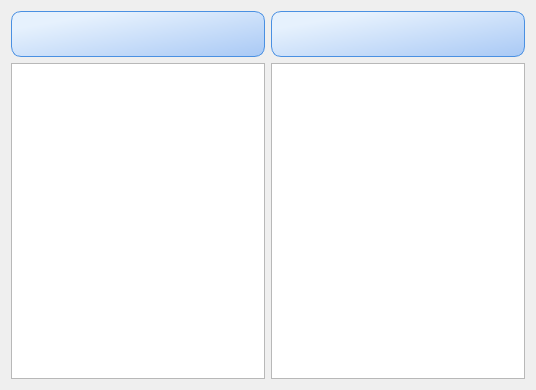
<?xml version="1.0" encoding="UTF-8"?>
<ui version="4.0">
 <class>DisplayStatus</class>
 <widget class="QWidget" name="DisplayStatus">
  <property name="geometry">
   <rect>
    <x>0</x>
    <y>0</y>
    <width>536</width>
    <height>390</height>
   </rect>
  </property>
  <property name="windowTitle">
   <string>当前的任务状态</string>
  </property>
  <layout class="QVBoxLayout" name="verticalLayout">
   <item>
    <layout class="QHBoxLayout" name="horizontalLayout_3">
     <item>
      <widget class="QLabel" name="label_date">
       <property name="minimumSize">
        <size>
         <width>186</width>
         <height>46</height>
        </size>
       </property>
       <property name="styleSheet">
        <string notr="true">QLabel {
    /* 基础样式 */
    font-family: &quot;Segoe UI&quot;, &quot;Helvetica&quot;, sans-serif;
    font-size: 16px;
    font-weight: bold; /* 设置字体加粗 */
    color: #4a90e2; /* 主文本颜色 - 清新的蓝色 */
    padding: 12px;
    border-radius: 10px;
    background: qlineargradient(x1:0, y1:0, x2:1, y2:1, stop:0.2 #e6f1fd, stop:1 #a9c9f5); /* 清新的蓝色渐变背景 */
    border: 1px solid #4a90e2; /* 蓝色边框 */
    text-align: center;
    min-width: 160px;
    min-height: 20px;
}

/* 鼠标悬停效果 */
QLabel:hover {
    background: qlineargradient(x1:0, y1:0, x2:1, y2:1, stop:0.2 #d2e8fb, stop:1 #82aef2); /* 悬停时的渐变 */
    color: #1a7bb9; /* 悬停时文本颜色更深 */
    border: 1px solid #1a7bb9; /* 悬停时边框颜色更深 */
}

/* 点击时的效果 */
QLabel:pressed {
    background-color: #c3dafb; /* 按下时背景更浅 */
    color: #1a7bb9; /* 按下时文本颜色深 */
    border-color: #1a7bb9; /* 按下时边框深色 */
}

/* 禁用状态 */
QLabel:disabled {
    color: #b0c4de; /* 禁用状态的文本颜色 */
    background-color: #f0f4f8; /* 禁用状态的背景色 */
    border: 1px solid #d1dbe6; /* 禁用状态的边框 */
}

/* 聚焦效果 */
QLabel:focus {
    border: 2px solid #0078d4; /* 聚焦时边框颜色变为深蓝色 */
}

/* 如果 QLabel 设置了图片背景 */
QLabel[hasImage=&quot;true&quot;] {
    background: url(:/images/blue_bg.png) no-repeat center center;
    background-size: cover;
    color: #ffffff; /* 背景图片时，文本颜色为白色 */
    padding: 0;
}

/* 自定义标签图标 */
QLabel[icon]:not([hasImage=&quot;true&quot;]) {
    padding-left: 35px;
    background: transparent;
}

QLabel[icon]:not([hasImage=&quot;true&quot;])::before {
    content: url(:/images/icon_blue.png); /* 你可以自定义图标路径 */
    position: absolute;
    left: 12px;
    top: 50%;
    transform: translateY(-50%);
}

/* 更细致的调整：避免字体过大或者过小影响对齐 */
QLabel {
    line-height: 1.4; /* 增加行高，使文本垂直居中 */
    text-align: center;
}

/* 调整带图标时的显示效果 */
QLabel[icon]:not([hasImage=&quot;true&quot;]) {
    padding-left: 45px; /* 增加左侧的空隙，以确保图标不被文本遮挡 */
}
</string>
       </property>
       <property name="text">
        <string/>
       </property>
       <property name="alignment">
        <set>Qt::AlignmentFlag::AlignCenter</set>
       </property>
      </widget>
     </item>
     <item>
      <widget class="QLabel" name="label_index">
       <property name="styleSheet">
        <string notr="true">QLabel {
    /* 基础样式 */
    font-family: &quot;Segoe UI&quot;, &quot;Helvetica&quot;, sans-serif;
    font-size: 16px;
    font-weight: bold; /* 设置字体加粗 */
    color: #4a90e2; /* 主文本颜色 - 清新的蓝色 */
    padding: 12px;
    border-radius: 10px;
    background: qlineargradient(x1:0, y1:0, x2:1, y2:1, stop:0.2 #e6f1fd, stop:1 #a9c9f5); /* 清新的蓝色渐变背景 */
    border: 1px solid #4a90e2; /* 蓝色边框 */
    text-align: center;
    min-width: 160px;
    min-height: 20px;
}

/* 鼠标悬停效果 */
QLabel:hover {
    background: qlineargradient(x1:0, y1:0, x2:1, y2:1, stop:0.2 #d2e8fb, stop:1 #82aef2); /* 悬停时的渐变 */
    color: #1a7bb9; /* 悬停时文本颜色更深 */
    border: 1px solid #1a7bb9; /* 悬停时边框颜色更深 */
}

/* 点击时的效果 */
QLabel:pressed {
    background-color: #c3dafb; /* 按下时背景更浅 */
    color: #1a7bb9; /* 按下时文本颜色深 */
    border-color: #1a7bb9; /* 按下时边框深色 */
}

/* 禁用状态 */
QLabel:disabled {
    color: #b0c4de; /* 禁用状态的文本颜色 */
    background-color: #f0f4f8; /* 禁用状态的背景色 */
    border: 1px solid #d1dbe6; /* 禁用状态的边框 */
}

/* 聚焦效果 */
QLabel:focus {
    border: 2px solid #0078d4; /* 聚焦时边框颜色变为深蓝色 */
}

/* 如果 QLabel 设置了图片背景 */
QLabel[hasImage=&quot;true&quot;] {
    background: url(:/images/blue_bg.png) no-repeat center center;
    background-size: cover;
    color: #ffffff; /* 背景图片时，文本颜色为白色 */
    padding: 0;
}

/* 自定义标签图标 */
QLabel[icon]:not([hasImage=&quot;true&quot;]) {
    padding-left: 35px;
    background: transparent;
}

QLabel[icon]:not([hasImage=&quot;true&quot;])::before {
    content: url(:/images/icon_blue.png); /* 你可以自定义图标路径 */
    position: absolute;
    left: 12px;
    top: 50%;
    transform: translateY(-50%);
}

/* 更细致的调整：避免字体过大或者过小影响对齐 */
QLabel {
    line-height: 1.4; /* 增加行高，使文本垂直居中 */
    text-align: center;
}

/* 调整带图标时的显示效果 */
QLabel[icon]:not([hasImage=&quot;true&quot;]) {
    padding-left: 45px; /* 增加左侧的空隙，以确保图标不被文本遮挡 */
}
</string>
       </property>
       <property name="text">
        <string/>
       </property>
       <property name="alignment">
        <set>Qt::AlignmentFlag::AlignCenter</set>
       </property>
      </widget>
     </item>
    </layout>
   </item>
   <item>
    <layout class="QHBoxLayout" name="horizontalLayout">
     <item>
      <widget class="QChartView" name="column_chartView"/>
     </item>
     <item>
      <widget class="QChartView" name="pieChartView"/>
     </item>
    </layout>
   </item>
  </layout>
 </widget>
 <customwidgets>
  <customwidget>
   <class>QChartView</class>
   <extends>QGraphicsView</extends>
   <header>QChartView</header>
  </customwidget>
 </customwidgets>
 <resources/>
 <connections/>
</ui>
